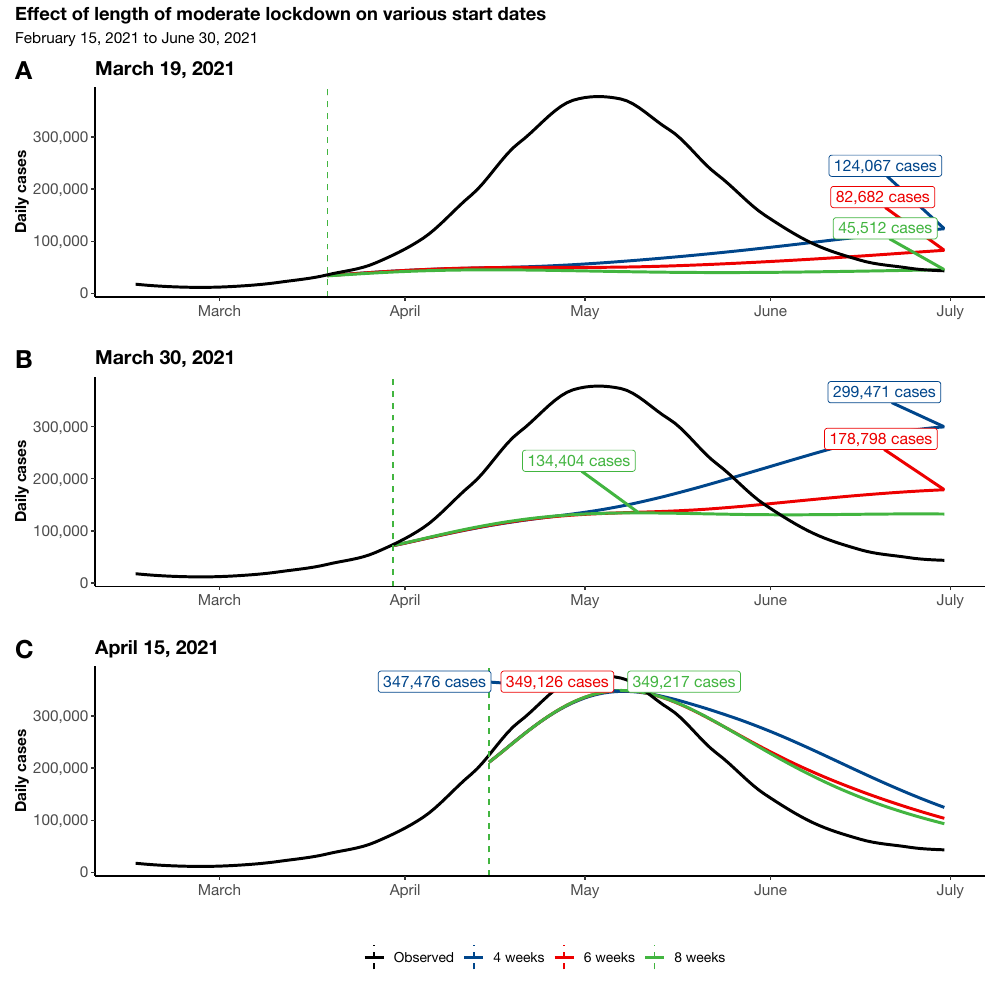

Here is the R script that generated this plot:
# libraries ----------
#install.packages("librarian")
librarian::shelf(tidyverse, lubridate, ggsci, ggrepel,
            janitor, glue, here, ggtext, patchwork,
            ggpubr)
source("model/r_profile.R")

end_date <- "2021-06-30"

# load data ----------
obs <- fread("model/covid19india_national_counts_20211031.csv")[, date := as.Date(date)][date >= "2021-02-15"][, value := predict(loess(daily_cases ~ as.numeric(date), span = 0.25))][, .(date, value, variable = "Observed")]

load_pred <- function(x) {
  
  tmp_pred <- fread(glue("model/seir_results/plot_data/Daily_lol_{x}.csv"))[, date := as.Date(dates)]
  tmp_pred <- melt(tmp_pred[, !c("V1", "dates")], id.vars = "date")
  tmp_pred <- tmp_pred[
    , variable := fcase(
      variable == "P_daily_4", "4 weeks",
      variable == "P_daily_6", "6 weeks",
      variable == "P_daily_8", "8 weeks"
    )][date >= as.Date(x, "%Y%m%d")][
      , start_date := as.Date(x, "%Y%m%d")][]
  
  return(tmp_pred)
  
}

pred_apr15 <- load_pred(x = "20210415")
pred_mar30 <- load_pred(x = "20210330")
pred_mar19 <- load_pred(x = "20210319")

plot_data <- rbindlist(list(
  obs,
  pred_apr15,
  pred_mar30,
  pred_mar19
), use.names = TRUE, fill = TRUE)[date <= end_date]

tmp_title    <- "Effect of length of lockdown"

# plot -----------
colores <- c(
  "Observed" = "black",
  "4 weeks"  = pal_lancet()(3)[1],
  "6 weeks"  = pal_lancet()(3)[2],
  "8 weeks"  = pal_lancet()(3)[3]
)

lol_plot <- function(x) {
  
  plot_data[variable == "Observed" | start_date == as.Date(x, "%Y%m%d")][date >= as.Date("2021-02-15") & date <= end_date] %>%
    ggplot(aes(x = date, y = value)) + 
    geom_line(aes(color = variable), size = 1) +
    scale_color_manual(values = colores) +
    geom_vline(data = plot_data[start_date == as.Date(x, "%Y%m%d")] %>% 
                 group_by(variable) %>% 
                 filter(date == min(date)) %>% 
                 dplyr::ungroup() %>% 
                 select(variable, date) %>% 
                 filter(!(variable %in% c("Observed", "No intervention"))), 
               aes(xintercept = date, color = variable), 
               linetype = 'dashed') + 
    geom_label_repel(data = plot_data[start_date == as.Date(x, "%Y%m%d")] %>% 
                       group_by(variable) %>% 
                       filter(value == max(value)) %>% 
                       dplyr::ungroup() %>% 
                       select(variable, date, value) %>% 
                       filter(!(variable %in% c("Observed", "No intervention"))), 
                     aes(x = date, 
                         y = value, 
                         label = paste0(formatC(round(value), format="f", big.mark=",", digits=0), " cases"),
                         color = variable,
                         family = "Helvetica Neue"), 
                     nudge_y = 100000, 
                     nudge_x = -10, 
                     size = 4, 
                     show.legend  = FALSE, 
                     segment.size = 1) + 
    guides(color = guide_legend(nrow = 1)) + 
    labs(title    = glue("{format(as.Date(x, '%Y%m%d'), '%B %e, %Y')}"),
         y        = "Daily cases",
         x        = "",
         color    = "Date of intervention") +
    scale_y_continuous(labels = scales::comma) +
    scale_x_date(date_labels = "%B") +
    theme_classic() +
    theme(
      text            = element_text(family = "Helvetica Neue"),
      axis.text.x     = element_text(size = 11, vjust = 0.5),
      axis.text.y     = element_text(size = 11),
      axis.title.x    = element_text(size = 11, face = "bold"),
      axis.title.y    = element_text(size = 11, face = "bold"),
      legend.text     = element_text(size = 10),
      legend.position = "top",
      legend.title = element_blank(),
      plot.title      = element_text(size = 14, face = "bold"),
      plot.subtitle   = element_text(size = 11, hjust = 0, color = "gray40"),
      plot.caption    = element_markdown(size = 10, hjust = 0)
    )
  
}

apr15_plot <- lol_plot(x = "20210415")
mar30_plot <- lol_plot(x = "20210330") + theme(legend.position = "none")
mar15_plot <- lol_plot(x = "20210319") + theme(legend.position = "none")

leg <- as_ggplot(get_legend(apr15_plot))

apr15_plot <- apr15_plot + theme(legend.position = "none")

patched <- mar15_plot / mar30_plot / apr15_plot / leg

full_plot <- patched +
  plot_layout(ncol = 1, heights = c(3, 3, 3, 1)) &
  plot_annotation(
    title    = "Effect of length of moderate lockdown on various start dates",
    subtitle = glue::glue("{format(as.Date('2021-02-15'), '%B %e, %Y')} to {format(as.Date(end_date), '%B %e, %Y')}"),
    tag_levels = list(c("A", "B", "C", ""))
  )  &
  theme(
    plot.tag.position = c(0, 1),
    plot.tag          = element_text(size = 18, hjust = 0, vjust = 1, family = "Helvetica Neue", face = "bold")
  )

# save output ----------
ggsave(filename = "figures/figure_s15/figure_s15.pdf",
       plot     = full_plot,
       height   = 10,
       width    = 10,
       units = "in", device = cairo_pdf)
